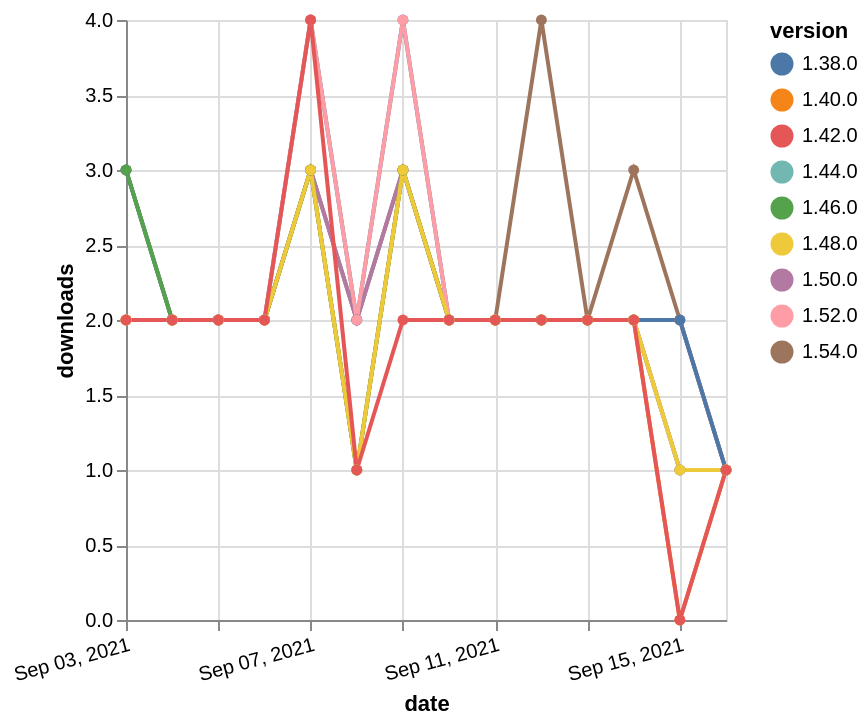

Describe this chart as a Vega-Lite specification.
### Vega-Lite specification from a JSON file in a GitHub repository (floating-point values rounded to 4 significant figures)
{"$schema": "https://vega.github.io/schema/vega-lite/v5.json", "description": "A simple bar chart with embedded data.", "data": {"values": [{"date": "2021-09-03", "total": 224, "delta": 3, "version": "1.54.0"}, {"date": "2021-09-04", "total": 226, "delta": 2, "version": "1.54.0"}, {"date": "2021-09-05", "total": 228, "delta": 2, "version": "1.54.0"}, {"date": "2021-09-06", "total": 230, "delta": 2, "version": "1.54.0"}, {"date": "2021-09-07", "total": 233, "delta": 3, "version": "1.54.0"}, {"date": "2021-09-08", "total": 235, "delta": 2, "version": "1.54.0"}, {"date": "2021-09-09", "total": 238, "delta": 3, "version": "1.54.0"}, {"date": "2021-09-10", "total": 240, "delta": 2, "version": "1.54.0"}, {"date": "2021-09-11", "total": 242, "delta": 2, "version": "1.54.0"}, {"date": "2021-09-12", "total": 246, "delta": 4, "version": "1.54.0"}, {"date": "2021-09-13", "total": 248, "delta": 2, "version": "1.54.0"}, {"date": "2021-09-14", "total": 251, "delta": 3, "version": "1.54.0"}, {"date": "2021-09-15", "total": 253, "delta": 2, "version": "1.54.0"}, {"date": "2021-09-16", "total": 254, "delta": 1, "version": "1.54.0"}, {"date": "2021-09-03", "total": 1016, "delta": 2, "version": "1.50.0"}, {"date": "2021-09-04", "total": 1018, "delta": 2, "version": "1.50.0"}, {"date": "2021-09-05", "total": 1020, "delta": 2, "version": "1.50.0"}, {"date": "2021-09-06", "total": 1022, "delta": 2, "version": "1.50.0"}, {"date": "2021-09-07", "total": 1025, "delta": 3, "version": "1.50.0"}, {"date": "2021-09-08", "total": 1027, "delta": 2, "version": "1.50.0"}, {"date": "2021-09-09", "total": 1030, "delta": 3, "version": "1.50.0"}, {"date": "2021-09-10", "total": 1032, "delta": 2, "version": "1.50.0"}, {"date": "2021-09-11", "total": 1034, "delta": 2, "version": "1.50.0"}, {"date": "2021-09-12", "total": 1036, "delta": 2, "version": "1.50.0"}, {"date": "2021-09-13", "total": 1038, "delta": 2, "version": "1.50.0"}, {"date": "2021-09-14", "total": 1040, "delta": 2, "version": "1.50.0"}, {"date": "2021-09-15", "total": 1042, "delta": 2, "version": "1.50.0"}, {"date": "2021-09-16", "total": 1043, "delta": 1, "version": "1.50.0"}, {"date": "2021-09-03", "total": 2045, "delta": 2, "version": "1.44.0"}, {"date": "2021-09-04", "total": 2047, "delta": 2, "version": "1.44.0"}, {"date": "2021-09-05", "total": 2049, "delta": 2, "version": "1.44.0"}, {"date": "2021-09-06", "total": 2051, "delta": 2, "version": "1.44.0"}, {"date": "2021-09-07", "total": 2054, "delta": 3, "version": "1.44.0"}, {"date": "2021-09-08", "total": 2055, "delta": 1, "version": "1.44.0"}, {"date": "2021-09-09", "total": 2058, "delta": 3, "version": "1.44.0"}, {"date": "2021-09-10", "total": 2060, "delta": 2, "version": "1.44.0"}, {"date": "2021-09-11", "total": 2062, "delta": 2, "version": "1.44.0"}, {"date": "2021-09-12", "total": 2064, "delta": 2, "version": "1.44.0"}, {"date": "2021-09-13", "total": 2066, "delta": 2, "version": "1.44.0"}, {"date": "2021-09-14", "total": 2068, "delta": 2, "version": "1.44.0"}, {"date": "2021-09-15", "total": 2069, "delta": 1, "version": "1.44.0"}, {"date": "2021-09-16", "total": 2070, "delta": 1, "version": "1.44.0"}, {"date": "2021-09-03", "total": 3020, "delta": 3, "version": "1.38.0"}, {"date": "2021-09-04", "total": 3022, "delta": 2, "version": "1.38.0"}, {"date": "2021-09-05", "total": 3024, "delta": 2, "version": "1.38.0"}, {"date": "2021-09-06", "total": 3026, "delta": 2, "version": "1.38.0"}, {"date": "2021-09-07", "total": 3030, "delta": 4, "version": "1.38.0"}, {"date": "2021-09-08", "total": 3032, "delta": 2, "version": "1.38.0"}, {"date": "2021-09-09", "total": 3036, "delta": 4, "version": "1.38.0"}, {"date": "2021-09-10", "total": 3038, "delta": 2, "version": "1.38.0"}, {"date": "2021-09-11", "total": 3040, "delta": 2, "version": "1.38.0"}, {"date": "2021-09-12", "total": 3042, "delta": 2, "version": "1.38.0"}, {"date": "2021-09-13", "total": 3044, "delta": 2, "version": "1.38.0"}, {"date": "2021-09-14", "total": 3046, "delta": 2, "version": "1.38.0"}, {"date": "2021-09-15", "total": 3048, "delta": 2, "version": "1.38.0"}, {"date": "2021-09-16", "total": 3049, "delta": 1, "version": "1.38.0"}, {"date": "2021-09-03", "total": 2523, "delta": 2, "version": "1.40.0"}, {"date": "2021-09-04", "total": 2525, "delta": 2, "version": "1.40.0"}, {"date": "2021-09-05", "total": 2527, "delta": 2, "version": "1.40.0"}, {"date": "2021-09-06", "total": 2529, "delta": 2, "version": "1.40.0"}, {"date": "2021-09-07", "total": 2532, "delta": 3, "version": "1.40.0"}, {"date": "2021-09-08", "total": 2533, "delta": 1, "version": "1.40.0"}, {"date": "2021-09-09", "total": 2536, "delta": 3, "version": "1.40.0"}, {"date": "2021-09-10", "total": 2538, "delta": 2, "version": "1.40.0"}, {"date": "2021-09-11", "total": 2540, "delta": 2, "version": "1.40.0"}, {"date": "2021-09-12", "total": 2542, "delta": 2, "version": "1.40.0"}, {"date": "2021-09-13", "total": 2544, "delta": 2, "version": "1.40.0"}, {"date": "2021-09-14", "total": 2546, "delta": 2, "version": "1.40.0"}, {"date": "2021-09-15", "total": 2546, "delta": 0, "version": "1.40.0"}, {"date": "2021-09-16", "total": 2547, "delta": 1, "version": "1.40.0"}, {"date": "2021-09-03", "total": 1626, "delta": 3, "version": "1.46.0"}, {"date": "2021-09-04", "total": 1628, "delta": 2, "version": "1.46.0"}, {"date": "2021-09-05", "total": 1630, "delta": 2, "version": "1.46.0"}, {"date": "2021-09-06", "total": 1632, "delta": 2, "version": "1.46.0"}, {"date": "2021-09-07", "total": 1635, "delta": 3, "version": "1.46.0"}, {"date": "2021-09-08", "total": 1636, "delta": 1, "version": "1.46.0"}, {"date": "2021-09-09", "total": 1639, "delta": 3, "version": "1.46.0"}, {"date": "2021-09-10", "total": 1641, "delta": 2, "version": "1.46.0"}, {"date": "2021-09-11", "total": 1643, "delta": 2, "version": "1.46.0"}, {"date": "2021-09-12", "total": 1645, "delta": 2, "version": "1.46.0"}, {"date": "2021-09-13", "total": 1647, "delta": 2, "version": "1.46.0"}, {"date": "2021-09-14", "total": 1649, "delta": 2, "version": "1.46.0"}, {"date": "2021-09-15", "total": 1650, "delta": 1, "version": "1.46.0"}, {"date": "2021-09-16", "total": 1651, "delta": 1, "version": "1.46.0"}, {"date": "2021-09-03", "total": 694, "delta": 2, "version": "1.52.0"}, {"date": "2021-09-04", "total": 696, "delta": 2, "version": "1.52.0"}, {"date": "2021-09-05", "total": 698, "delta": 2, "version": "1.52.0"}, {"date": "2021-09-06", "total": 700, "delta": 2, "version": "1.52.0"}, {"date": "2021-09-07", "total": 704, "delta": 4, "version": "1.52.0"}, {"date": "2021-09-08", "total": 706, "delta": 2, "version": "1.52.0"}, {"date": "2021-09-09", "total": 710, "delta": 4, "version": "1.52.0"}, {"date": "2021-09-10", "total": 712, "delta": 2, "version": "1.52.0"}, {"date": "2021-09-11", "total": 714, "delta": 2, "version": "1.52.0"}, {"date": "2021-09-12", "total": 716, "delta": 2, "version": "1.52.0"}, {"date": "2021-09-13", "total": 718, "delta": 2, "version": "1.52.0"}, {"date": "2021-09-14", "total": 720, "delta": 2, "version": "1.52.0"}, {"date": "2021-09-15", "total": 721, "delta": 1, "version": "1.52.0"}, {"date": "2021-09-16", "total": 722, "delta": 1, "version": "1.52.0"}, {"date": "2021-09-03", "total": 1453, "delta": 2, "version": "1.48.0"}, {"date": "2021-09-04", "total": 1455, "delta": 2, "version": "1.48.0"}, {"date": "2021-09-05", "total": 1457, "delta": 2, "version": "1.48.0"}, {"date": "2021-09-06", "total": 1459, "delta": 2, "version": "1.48.0"}, {"date": "2021-09-07", "total": 1462, "delta": 3, "version": "1.48.0"}, {"date": "2021-09-08", "total": 1463, "delta": 1, "version": "1.48.0"}, {"date": "2021-09-09", "total": 1466, "delta": 3, "version": "1.48.0"}, {"date": "2021-09-10", "total": 1468, "delta": 2, "version": "1.48.0"}, {"date": "2021-09-11", "total": 1470, "delta": 2, "version": "1.48.0"}, {"date": "2021-09-12", "total": 1472, "delta": 2, "version": "1.48.0"}, {"date": "2021-09-13", "total": 1474, "delta": 2, "version": "1.48.0"}, {"date": "2021-09-14", "total": 1476, "delta": 2, "version": "1.48.0"}, {"date": "2021-09-15", "total": 1477, "delta": 1, "version": "1.48.0"}, {"date": "2021-09-16", "total": 1478, "delta": 1, "version": "1.48.0"}, {"date": "2021-09-03", "total": 2382, "delta": 2, "version": "1.42.0"}, {"date": "2021-09-04", "total": 2384, "delta": 2, "version": "1.42.0"}, {"date": "2021-09-05", "total": 2386, "delta": 2, "version": "1.42.0"}, {"date": "2021-09-06", "total": 2388, "delta": 2, "version": "1.42.0"}, {"date": "2021-09-07", "total": 2392, "delta": 4, "version": "1.42.0"}, {"date": "2021-09-08", "total": 2393, "delta": 1, "version": "1.42.0"}, {"date": "2021-09-09", "total": 2395, "delta": 2, "version": "1.42.0"}, {"date": "2021-09-10", "total": 2397, "delta": 2, "version": "1.42.0"}, {"date": "2021-09-11", "total": 2399, "delta": 2, "version": "1.42.0"}, {"date": "2021-09-12", "total": 2401, "delta": 2, "version": "1.42.0"}, {"date": "2021-09-13", "total": 2403, "delta": 2, "version": "1.42.0"}, {"date": "2021-09-14", "total": 2405, "delta": 2, "version": "1.42.0"}, {"date": "2021-09-15", "total": 2405, "delta": 0, "version": "1.42.0"}, {"date": "2021-09-16", "total": 2406, "delta": 1, "version": "1.42.0"}]}, "width": "container", "mark": {"type": "line", "point": {"filled": true}}, "encoding": {"x": {"field": "date", "type": "temporal", "timeUnit": "yearmonthdate", "title": "date", "axis": {"labelAngle": -15}}, "y": {"field": "delta", "type": "quantitative", "title": "downloads"}, "color": {"field": "version", "type": "nominal"}, "tooltip": {"field": "delta"}}}
